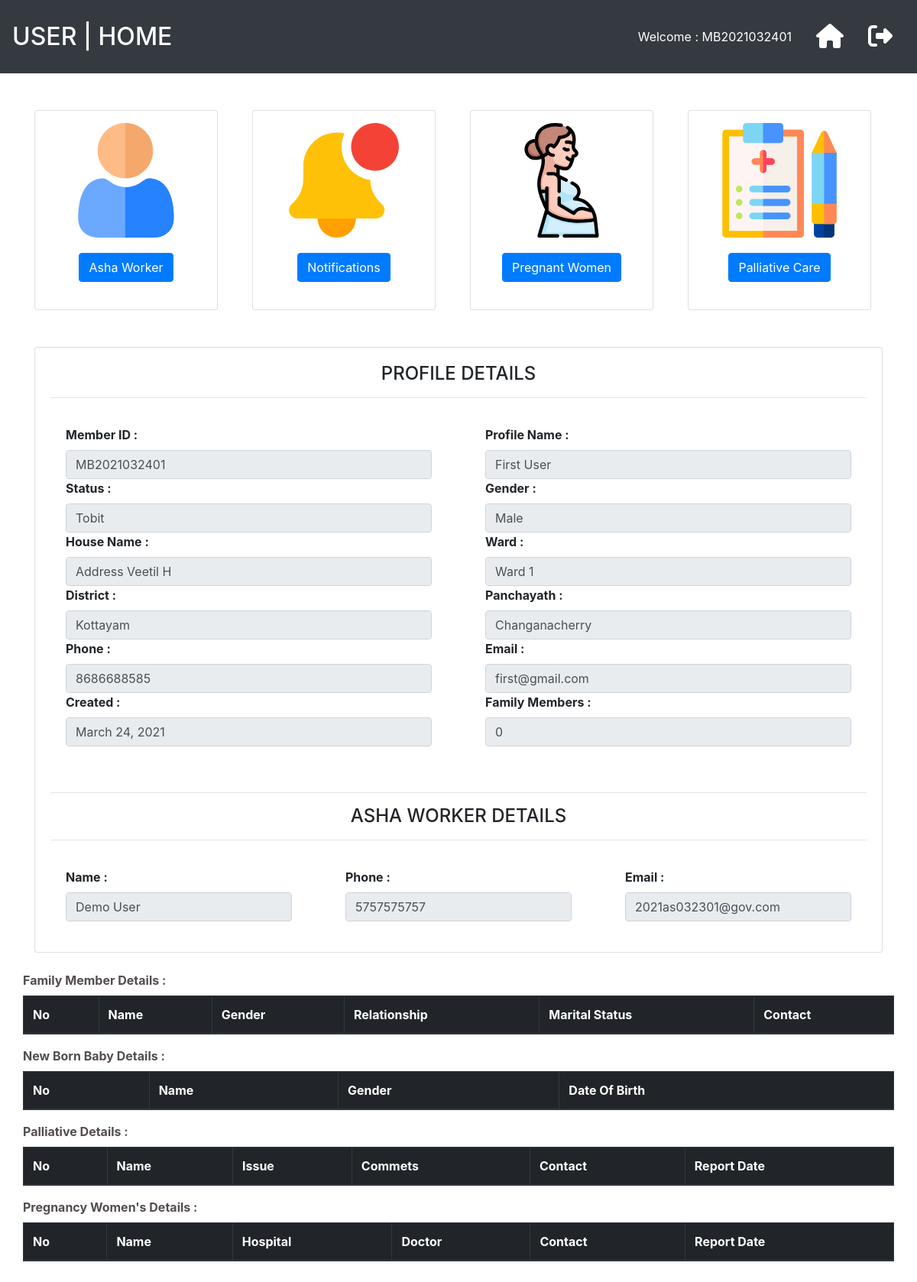
The page /User_Home/ (signed in) on the database its author committed.
### Asha/models.py (models this page shows)
class BasicDetails(models.Model):
    Auth_Id = models.TextField(primary_key=True,max_length=12)
    User = models.OneToOneField(User,on_delete=models.CASCADE,null=True)
    Asha_Worker = models.CharField(max_length=50,null=True)
    Name = models.CharField(max_length=50)
    Gender = models.CharField(max_length=5,null=True)
    Address = models.CharField(max_length=100)
    State = models.CharField(max_length=50)
    Distrct = models.CharField(max_length=50)
    Pan_Mun = models.CharField(max_length=50)
    Ward = models.CharField(max_length=50)
    Phone = models.CharField(max_length=15)
    Email = models.CharField(max_length=50)
    Status = models.CharField(max_length=5,default='Tobit')
    Created_Date = models.DateField()

### Staff/models.py (models this page shows)
class Asha_Profile(models.Model):
    Auth_Id = models.TextField(primary_key=True)
    User = models.ForeignKey(User,on_delete=models.CASCADE)
    Name = models.CharField(max_length=50,null=True)
    DOB = models.DateField()
    Gender = models.CharField(max_length=10)
    Qual = models.CharField(max_length=10)
    Mobile = models.CharField(max_length=15)
    Aadhar = models.CharField(max_length=20)
    Blood = models.CharField(max_length=5)
    Addr1 = models.CharField(max_length=50)
    Addr2  = models.CharField(max_length=50)
    Addr3  = models.CharField(max_length=50)
    Panchayath  = models.CharField(max_length=50,null=True)
    Ward  = models.CharField(max_length=50,null=True)
    Owner  = models.CharField(max_length=50,null=True)
    Pin = models.CharField(max_length=15)
    Aadhar_Id = models.FileField(upload_to='Asha/Id/Documents')
    Addres_Id = models.FileField(upload_to='Asha/Addres/Documents')
    Bank_Account = models.CharField(max_length=50)
    Bank_Name = models.CharField(max_length=20)
    Account_Number = models.CharField(max_length=50)
    IFSC = models.CharField(max_length=50)
    Branch = models.CharField(max_length=50)

### User/views.py (the view)
# urls.py: 2. Add a URL to urlpatterns:  path('', Home.as_view(), name='home')
def Home(request):
    user = User.objects.get(username=request.session['username'])
    pro = BasicDetails.objects.get(Auth_Id=user)
    asha = Asha_Profile.objects.get(Auth_Id=pro.Asha_Worker)
    Family = FamilyMembers.objects.filter(Auth_Id=pro.Auth_Id)
    baby = Baby.objects.filter(Auth_Id=pro.Auth_Id)
    pall = User_Palliative.objects.filter(Auth_Id=pro.Auth_Id)
    pre = User_Pregnancy.objects.filter(Auth_Id=pro.Auth_Id)
    return render(request,'User/index.html',{'user':user,'Profile':pro,'asha':asha,'Family':Family,
    'baby':baby,'pall':pall,'pre':pre})

### Templates/User/index.html (shortened to what this page needs)
{% load static %}
<!DOCTYPE html>
<html lang="en">
  <head>
    <link rel="stylesheet" href="https://stackpath.bootstrapcdn.com/font-awesome/4.7.0/css/font-awesome.min.css">
    <link href="{% static 'Base.css' %}" rel="stylesheet">
    <link rel="stylesheet" type="text/css" href="{% static 'css/popup.css' %}">
  </head>
  <body >
    <nav class="navbar navbar-expand-lg navbar-dark bg-dark">
      <a class="navbar-brand" href="#"><p><h2>USER | HOME</h2></p></a>
         <div class="collapse navbar-collapse" id="navbarSupportedContent">
            <form class="form-inline my-2 my-lg-0">
              <li class="nav-link"> <span style="color: white;">Welcome : {{user.username}}</span>
               </li>
              <li class="nav-link"> <a  href="{% url 'UserHome' %}">
                <i class="fa fa-home" style="font-size: 32px; color:white;"></i>
              </a>
               </li>
             <li class="nav-link"> <a  href="{% url 'Logout' %}">
              <i class="fas fa-sign-out-alt" style="font-size: 32px; color:white;"></i>
            </a>
             </li>
       </form>
         </div>
      </nav>
       <div class="container">
        <br><br>
        <div class="row">
                        <div class="col-md-3">
                            <div class=" card shadow p-3 mb-5 " style="width: 15rem;">
                                <img class="card-img-top" src="{% static 'Asha/images/icons/user.svg'%}" alt="Card image cap" height="150px">
                                <div class="card-body">
                                  <center><a href="{% url 'Contact' %}"class="btn btn-primary" >Asha Worker</a></center>
                                </div>
                              </div>
                        </div>
                        <div class="col-md-3">
                            <div class=" card shadow p-3 mb-5 " style="width: 15rem;">
                                <img class="card-img-top" src="{% static 'Asha/images/icons/notification.svg'%}" alt="Card image cap" height="150px">
                                <div class="card-body">
                                  <center><a href="{% url 'User_Notifications' %}"class="btn btn-primary" >Notifications</a></center>
                                </div>
                              </div>
                        </div>
                        <div class="col-md-3">
                            <div class=" card shadow p-3 mb-5 " style="width: 15rem;">
                                <img class="card-img-top" src="{% static 'Asha/images/icons/pregnant.svg'%}" alt="Card image cap" height="150px">
                                <div class="card-body">
                                  <center><a href="{% url 'Pregnancy' %}"class="btn btn-primary" >Pregnant Women</a></center>
                                </div>
                              </div>
                        </div>
                        <div class="col-md-3">
                            <div class=" card shadow p-3 mb-5 " style="width: 15rem;">
                                <img class="card-img-top" src="{% static 'Asha/images/icons/medical-report.svg'%}" alt="Card image cap" height="150px">
                                <div class="card-body">
                                  <center><a href="{% url 'Palliative' %}" class="btn btn-primary" >Palliative Care</a></center>
                                </div>
                              </div>
                        </div>
        </div>
        <div class="row">
           <div class="col-md-12">
            <div class="card">
              <div class="card-body">
                  <center><h4 class="card-title">PROFILE DETAILS</h4></center>
                   <hr>
                   <div class="row">
                       <div class="col-md">
                       <div class="">
                       <div class="card-body">
                    <label><strong>Member ID :</strong></label>
                   <input class="form-control mr-sm-2" type="text" placeholder="Aadhar Number"  readonly  value="{{ Profile.Auth_Id }}">
                   <label><strong>Status :</strong></label>
                   <input class="form-control mr-sm-2" type="text" placeholder="Grade"  disabled value="{{ Profile.Status}}">
                   <label><strong>House Name :</strong></label>
                   <input class="form-control mr-sm-2" type="text" placeholder="House Name" disabled  value="{{ Profile.Address }}">
                   <label><strong>District :</strong></label>
                   <input class="form-control mr-sm-2" type="text" placeholder="Group"  disabled value="{{ Profile.Distrct }}">
                   <label><strong>Phone :</strong></label>
                   <input class="form-control mr-sm-2" type="text" placeholder="Phone" disabled value="{{ Profile.Phone }}">
                   <label><strong>Created :</strong></label>
                   <input class="form-control mr-sm-2" type="text" placeholder="Created"  disabled value="{{ Profile.Created_Date }}"><br>
                   </div>
                   </div>
                   </div>
                   <div class="col-md">
                       <div class="">
                       <div class="card-body">
                    <label><strong>Profile Name :</strong></label>
                   <input class="form-control mr-sm-2" type="text" placeholder="Profile Name" disabled value="{{ Profile.Name }}" >
                   <label><strong>Gender :</strong></label>
                   <input class="form-control mr-sm-2" type="text" placeholder="Grade"  disabled value="{{ Profile.Gender}}">
                   <label><strong>Ward :</strong></label>
                   <input class="form-control mr-sm-2" type="text" placeholder="Ward" disabled  value="{{ Profile.Ward }}" >
                   <label><strong>Panchayath :</strong></label>
                   <input class="form-control mr-sm-2" type="text" placeholder="Unit" disabled value="{{ Profile.Pan_Mun }}" >
                   <label><strong>Email :</strong></label>
                   <input class="form-control mr-sm-2" type="text" placeholder="Email" disabled value="{{ Profile.Email }}" >
                   <label><strong>Family Members :</strong></label>
                   <input class="form-control mr-sm-2" type="text" placeholder="Family Members"  disabled value="{{ Family|length }}"><br>
               </div>
            </div>
         </div>
         </div>
         <hr>
         <center><h4 class="card-title">ASHA WORKER DETAILS</h4></center>
         <hr>
                   <div class="row">
                    <div class="col-md">
                      <div class="">
                      <div class="card-body">
                     <label><strong>Name :</strong></label>
                     <input class="form-control mr-sm-2" type="text" placeholder="" disabled value="{{ asha.User.first_name  }} {{ asha.User.last_name  }}" >
                     </div>
                     </div>
                 </div>
                       <div class="col-md">
                       <div class="">
                       <div class="card-body">
                    <label><strong>Phone :</strong></label>
                   <input class="form-control mr-sm-2" type="text" placeholder=""  readonly  value="{{ asha.Mobile  }}">
                   </div>
                   </div>
                   </div>
                   <div class="col-md">
                       <div class="">
                       <div class="card-body">
                      <label><strong>Email :</strong></label>
                      <input class="form-control mr-sm-2" type="text" placeholder="t" disabled value="{{ asha.Auth_Id }}" >
                      </div>
                      </div>
                  </div>
         </div>
                  </div>
                </div>
              </div>
      </div>
    </div>
    <div class="container">
      <br>
      <div class="row">
      <label><strong><span style="color:#534d4d">Family Member Details :</span></strong></label>
      <table class="table table-bordered table-hover table-responsive-lg">
          <thead class="thead-dark">
            <tr>
              <th scope="col">No</th>
              <th scope="col">Name</th>
              <th scope="col">Gender</th>
              <th scope="col">Relationship</th>
              <th scope="col">Marital Status</th>
              <th scope="col">Contact</th>
            </tr>
          </thead>
        </table>
        </div>
                <div class="row">
                  <label><strong><span style="color:#534d4d">New Born Baby Details :</span></strong></label>
                  <table class="table table-bordered table-hover table-responsive-lg">
                      <thead class="thead-dark">
                        <tr>
                          <th scope="col">No</th>
                          <th scope="col">Name</th>
                          <th scope="col">Gender</th>
                          <th scope="col">Date Of Birth</th>
                        </tr>
                      </thead>
                    </table>
                    </div>
                    <div class="row">
                      <label><strong><span style="color:#534d4d">Palliative Details :</span></strong></label>
                      <table class="table table-bordered table-hover table-responsive-lg">
                          <thead class="thead-dark">
                            <tr>
                              <th scope="col">No</th>
                              <th scope="col">Name</th>
                              <th scope="col">Issue</th>
                              <th scope="col">Commets</th>
                              <th scope="col">Contact</th>
                              <th scope="col">Report Date</th>
                            </tr>
                          </thead>
                        </table>
                        </div>
                        <div class="row">
                          <label><strong><span style="color:#534d4d">Pregnancy Women's Details :</span></strong></label>
                          <table class="table table-bordered table-hover table-responsive-lg">
                              <thead class="thead-dark">
                                <tr>
                                  <th scope="col">No</th>
                                  <th scope="col">Name</th>
                                  <th scope="col">Hospital</th>
                                  <th scope="col">Doctor</th>
                                  <th scope="col">Contact</th>
                                  <th scope="col">Report Date</th>
                                </tr>
                              </thead>
                            </table>
                            </div>
        </div>
    <br>
  </body>
</html>

### Templates/User/index.html (style rules this page uses)
* { box-sizing: border-box }
hr { border: 1px solid #f1f1f1; margin-bottom: 25px; }
h2 { color: green; }

### rows shown on the page
BasicDetails: Auth_Id "MB2021032401", Status "Tobit", Address "Address Veetil H", Distrct "Kottayam", Phone "8686688585", Created_Date "March 24, 2021", Name "First User", Gender "Male", Ward "Ward 1", Pan_Mun "Changanacherry", Email "first@gmail.com"
Asha_Profile: User.first_name "Demo User", Mobile "5757575757", Auth_Id "2021as032301@gov.com"

### other values the page prints
{{ user.username }} "MB2021032401"
